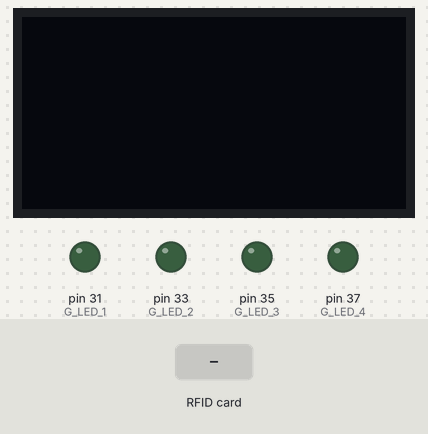
Recording of a sketch running on a simulated Arduino Mega 2560, built with avr-gcc and run on an emulated ATmega2560. On the bench: 128×64 one-colour display, output pins drawn as LEDs (lit = HIGH). The test bench sets the inputs (shaded band). The display library's start-up logo is not drawn; pins used as bus, display or sensor lines are not drawn; what the sketch prints to the serial monitor is not drawn.

Above: at 5.6 s.
5.7 s: RFID card 5E 7A 19 C4 held to the reader
At 6.5 s:
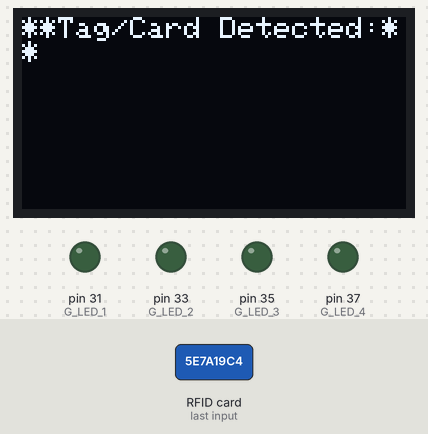
7.2 s: RFID card 5E 7A 19 C4 held to the reader
At 7.7 s:
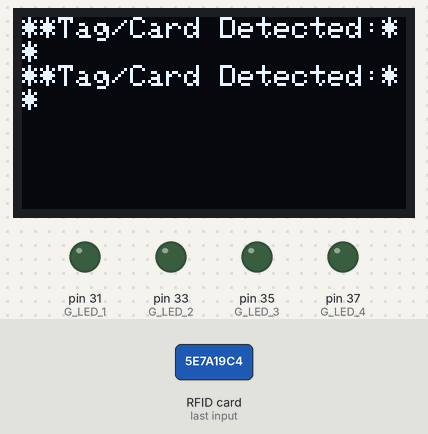
Timing chart, 0 to 10.2 s (numbered marks = the images above; inputs shaded):
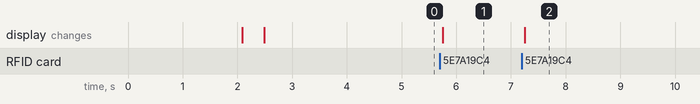

The sketch:

23-6.ino
```cpp
/*
 * Initial Author: ryand1011 (https://github.com/ryand1011)
 *
 * Reads data written by a program such as "rfid_write_personal_data.ino"
 *
 * See: https://github.com/miguelbalboa/rfid/tree/master/examples/rfid_write_personal_data
 *
 * Uses MIFARE RFID card using RFID-RC522 reader
 * Uses MFRC522 - Library
 * -----------------------------------------------------------------------------------------
 *             MFRC522      Arduino       Arduino   Arduino    Arduino          Arduino
 *             Reader/PCD   Uno/101       Mega      Nano v3    Leonardo/Micro   Pro Micro
 * Signal      Pin          Pin           Pin       Pin        Pin              Pin
 * -----------------------------------------------------------------------------------------
 * RST/Reset   RST          9             5         D9         RESET/ICSP-5     RST
 * SPI SS      SDA(SS)      10            53        D10        10               10
 * SPI MOSI    MOSI         11 / ICSP-4   51        D11        ICSP-4           16
 * SPI MISO    MISO         12 / ICSP-1   50        D12        ICSP-1           14
 * SPI SCK     SCK          13 / ICSP-3   52        D13        ICSP-3           15
 *
 * More pin layouts for other boards can be found here: https://github.com/miguelbalboa/rfid#pin-layout
*/

#include <SPI.h>
#include <MFRC522.h>

#include <Wire.h>
#include <Adafruit_GFX.h>
#include <Adafruit_SH110X.h>

#include <stdio.h>
#include <string.h>
#include <stdlib.h>

#define RST_PIN_RFID         5           // Configurable, see typical pin layout above
#define SS_PIN_RFID          53          // Configurable, see typical pin layout above

#define OLED_MOSI     51
#define OLED_CLK      52
#define OLED_DC       50
#define OLED_CS       49
#define OLED_RST      24

int G_LED_1   =   31;
int G_LED_2   =   33;
int G_LED_3   =   35;
int G_LED_4   =   37;

int ledState = LOW;
unsigned long previousMillis = 0;  // will store last time LED was updated
const long interval = 500;  // interval at which to blink (milliseconds)


#define XPOS 0
#define YPOS 1
#define DELTAY 2

#define LOGO16_GLCD_HEIGHT 16
#define LOGO16_GLCD_WIDTH  16

// Create the OLED display
Adafruit_SH1106G display = Adafruit_SH1106G(128, 64,OLED_MOSI, OLED_CLK, OLED_DC, OLED_RST, OLED_CS);

static const unsigned char PROGMEM logo16_glcd_bmp[] =
{ B00000000, B11000000,
  B00000001, B11000000,
  B00000001, B11000000,
  B00000011, B11100000,
  B11110011, B11100000,
  B11111110, B11111000,
  B01111110, B11111111,
  B00110011, B10011111,
  B00011111, B11111100,
  B00001101, B01110000,
  B00011011, B10100000,
  B00111111, B11100000,
  B00111111, B11110000,
  B01111100, B11110000,
  B01110000, B01110000,
  B00000000, B00110000
};

MFRC522 mfrc522(SS_PIN_RFID, RST_PIN_RFID);   // Create MFRC522 instance

//*****************************************************************************************//
void setup() {
  Serial.begin(19200);                                           // Initialize serial communications with the PC

  pinMode(G_LED_1,OUTPUT);
  pinMode(G_LED_2,OUTPUT);
  pinMode(G_LED_3,OUTPUT);
  pinMode(G_LED_4,OUTPUT);

  display.begin(0, true); // we dont use the i2c address but we will reset!

  // Show image buffer on the display hardware.
  // Since the buffer is intialized with an Adafruit splashscreen
  // internally, this will display the splashscreen.
  display.display();
  delay(2000);

  // Clear the buffer.
  display.clearDisplay();

  // draw a single pixel
  display.drawPixel(10, 10, SH110X_WHITE);
  // Show the display buffer on the hardware.
  // NOTE: You _must_ call display after making any drawing commands
  // to make them visible on the display hardware!
  display.display();
  delay(300);
  display.clearDisplay();
/*
  display.setTextSize(1);
  display.setTextColor(SH110X_WHITE);
  display.setCursor(0, 0);
  display.println("Scan Hose's Tag:");
  display.display();

  delay (500);
  display.clearDisplay();
*/
  //SPI.begin();                                                  // Init SPI bus
  SPI.begin();

  mfrc522.PCD_Init();                                              // Init MFRC522 card
  Serial.println(F("Scan Hose's Tag:"));    //shows in serial that it is ready to read

  display.begin(0, true); // we dont use the i2c address but we will reset!

  // Show image buffer on the display hardware.
  // Since the buffer is intialized with an Adafruit splashscreen
  // internally, this will display the splashscreen.
  display.display();
  delay(2000);

  // Clear the buffer.
  display.clearDisplay();

  return 1;

}

void rtrim(char *str) {
    if (str == NULL) return; // Handle null pointer input

    size_t len = strlen(str);
    while (len > 0 && isspace(str[len - 1])) {
        str[len - 1] = '\0';
        len--;
    }
    return str;
}

//*****************************************************************************************//
void loop() {

/*
  display.begin(0, true); // we dont use the i2c address but we will reset!

  // Show image buffer on the display hardware.
  // Since the buffer is intialized with an Adafruit splashscreen
  // internally, this will display the splashscreen.
  display.display();
  delay(200);

  // Clear the buffer.
  display.clearDisplay();

*/
  // Prepare key - all keys are set to FFFFFFFFFFFFh at chip delivery from the factory.
  MFRC522::MIFARE_Key key;
  for (byte i = 0; i < 6; i++) key.keyByte[i] = 0xFF;

  //some variables we need
  byte block;
  byte len;


  //display.begin(0, true); // we dont use the i2c address but we will reset!

  MFRC522::StatusCode status;

  // ......................................

  // Reset the loop if no new card present on the sensor/reader. This saves the entire process when idle.
  if ( ! mfrc522.PICC_IsNewCardPresent()) {
    return;
  }

  // Select one of the cards
  if ( ! mfrc522.PICC_ReadCardSerial()) {
    return;
  }

  Serial.println(F("**Tag/Card Detected:**"));
  //Serial.println(F("\n"));
  display.println("**Tag/Card Detected:**");
  display.display();
  //-------------------------------------------

  // mfrc522.PICC_DumpDetailsToSerial(&(mfrc522.uid)); //dump some details about the card

  //mfrc522.PICC_DumpToSerial(&(mfrc522.uid));      //uncomment this to see all blocks in hex

  //-------------------------------------------

  /*

  Serial.print(F("Instructions: connect to the Coupler with the Blinking Green LED"));
  display.println("Instructions: connect to the Coupler with the Blinking Green LED");
  display.display();

  */

  //------------------------------------------- GET FIRST Part
  status = mfrc522.PCD_Authenticate(MFRC522::PICC_CMD_MF_AUTH_KEY_A, 4, &key, &(mfrc522.uid)); //line 834 of MFRC522.cpp file

  if (status != MFRC522::STATUS_OK) {
    Serial.print(F("Authentication failed: "));
    Serial.println(mfrc522.GetStatusCodeName(status));
    return;
  }


  else {

    byte buffer1[18];

    block = 4;
    len = 18;

    if (status != MFRC522::STATUS_OK) {
      Serial.print(F("Reading failed: "));
      Serial.println(mfrc522.GetStatusCodeName(status));
      return;
    }

    else {

      status = mfrc522.MIFARE_Read(block, buffer1, &len);

      Serial.println(F("Instructions: connect to the Coupler with the Blinking Green LED"));

      char str1 [18];
      memcpy(str1, buffer1, sizeof(buffer1));

      str1[sizeof (buffer1)] = '\0' ;


      //str1[sizeof (buffer1)] = '\0' ;
      str1[sizeof (buffer1) -1] = '\0' ;
      str1[sizeof (buffer1) -2] = '\0' ;

      char * pstr1 = NULL;
      pstr1 [16]=  &str1 ;


      //PRINT FIRST Part
      for (uint8_t x = 0; x < 16; x++)
      {
        if (buffer1[x] != 32)
        {
          Serial.write(buffer1[x]);
        //  (str1)[x] = (char)buffer1[x];
        }
      }

      //Serial.println(F(str1));

      //Serial.print(str1);

      //display.println(pstr1);
      //display.println("\n");
      //display.display();

      Serial.print(" ");

      //---------------------------------------- GET Second Part

      byte buffer2[18];
      block = 1;

      status = mfrc522.PCD_Authenticate(MFRC522::PICC_CMD_MF_AUTH_KEY_A, 1, &key, &(mfrc522.uid)); //line 834
      if (status != MFRC522::STATUS_OK) {
        Serial.print(F("Authentication failed: "));
        Serial.println(mfrc522.GetStatusCodeName(status));
        return;
      }

      status = mfrc522.MIFARE_Read(block, buffer2, &len);
      if (status != MFRC522::STATUS_OK) {
        Serial.print(F("Reading failed: "));
        Serial.println(mfrc522.GetStatusCodeName(status));
        return;
      }

      char str2 [16];

      memcpy(str2, buffer2, 16);

      str2[sizeof (buffer2)] = '\0' ;
      str2[sizeof (buffer2) -1] = '\0' ;
      str2[sizeof (buffer2) -2] = '\0' ;
      char * pstr2 = NULL;
      pstr2 [16] = &str2 ;

      //PRINT LAST Part
      for (uint8_t y = 0; y < 16; y++) {
        Serial.write(buffer2[y] );
      //  (str2)[y] = (char)buffer2[y];

      }

     //      Serial.println(*pstr1);
     //      Serial.println(*pstr2);

      rtrim(str1);
      rtrim(str2);

      if (status != MFRC522::STATUS_OK) {
        Serial.print(F("Authentication failed: "));
        Serial.println(mfrc522.GetStatusCodeName(status));
        return;
      }

      //stringReverse(str1);


      Serial.println("////////////////////////////////////////////////////");

      Led (str1);

      Serial.println("////////////////////////////////////////////////////");


      Serial.println("\n");

      Serial.println("str1");

      Serial.println(str1);

      Serial.println(" ");

      Serial.println(str1 [10]);

      Serial.println("str2");

      Serial.println(str2);

      delay(200);

      //return *pstr1 , *pstr2;
    }

   }
    //Serial.println(F("\n"));
  //Serial.println(F(str2));

  //display.println(str2);
  //display.println("\n");
  //display.display();

  //----------------------------------------

/*
  Serial.println(F(str1));
  Serial.println(F("\n"));
  Serial.println(F(str2));
*/
  Serial.println(F("\n**End Reading**\n"));

  //Serial.println(str1);
  //Serial.println(str2);
  delay(1000); //change value if you want to read cards faster

  mfrc522.PICC_HaltA();
  mfrc522.PCD_StopCrypto1();
}
void stringReverse(char* strR)
{
    int len = strlen(strR);
    // pointers to start and end
    char* start = strR;
    char* end = strR + len - 1;

    while (start < end) {
        char temp = *start;
        *start = *end;
        *end = temp;
        start++;
        end--;
    }
}

void Led (char* str)
{
  char arr[4] = {G_LED_1, G_LED_2, G_LED_3, G_LED_4};

  rtrim(str);
  stringReverse(str);
  int Num = atoi(str) ;

  Serial.println(str);
  Serial.println(Num);


  for (int n = 0; n < 4 ; n++)
  {
    if (n = Num - 1)
    {
      Serial.println(n);
      break;
    }
    //else {continue; }
    Serial.println(n);
    //continue;
    char L = arr[n];
    //Serial.println(L);
    //int ledState = LOW;
    unsigned long currentMillis = millis();

    if (currentMillis - previousMillis >= interval) {
      // save the last time you blinked the LED
      previousMillis = currentMillis;

      // if the LED is off turn it on and vice-versa:
      if (ledState == LOW) {
        ledState = HIGH;
      } else {
        ledState = LOW;
      }

      // set the LED with the ledState of the variable:
      digitalWrite(L, ledState);
    }

    /*
    //  int c = 0;

    for (uint8_t c = 0; c < 10 ; c++)
    {
      digitalWrite(L, HIGH);
      delay (500);
      digitalWrite(L, LOW);
      delay (500);
      if (c = 9)
      {break;}
    }
    //Serial.println(L);
    */

  }


  //return Num;
/*
  Serial.println(Num);
  Serial.println(n);
  Serial.println(L);
  Serial.println(str1);
*/
}


/*int print (char *pstr1, char *pstr2)
{

  char v =  *pstr1 ;
  char b =  *pstr2 ;

  display.begin(0, true); // we dont use the i2c address but we will reset!

  // Show image buffer on the display hardware.
  // Since the buffer is intialized with an Adafruit splashscreen
  // internally, this will display the splashscreen.
  display.display();
  delay(2000);

  // Clear the buffer.
  display.clearDisplay();

  display.setTextSize(1);
  display.setTextColor(SH110X_WHITE);
  display.setCursor(0, 0);
  display.println(v);
  display.println(b);
  display.display();
  delay(500);
  display.clearDisplay();

  //Serial.println(v);
  //Serial.println(b);
}


//*****************************************************************************************/
```

Measured:
- after the input at 5.7 s, the display: changes after 0.05 s (image 1)
- after the input at 7.2 s, the display: changes after 0.05 s (image 2)
